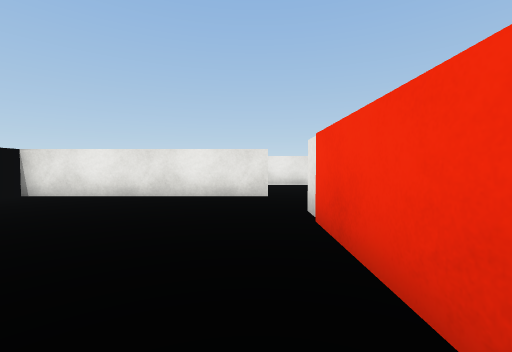
[1] (above)

16 first-person views from a walk through a scene from a Unity 3-D project. The camera is 0.62 m above the floor, tilts 2° down and sees 90° across. The floor is counted in squares, 1 m on a side. Each view is taken from the middle of a square. On the plan, view 1 faces up. The plan holds only what a view shows up to about 9 squares ahead; the rest is blank. Surface patterns are stand-ins for the level's own textures.

[2]
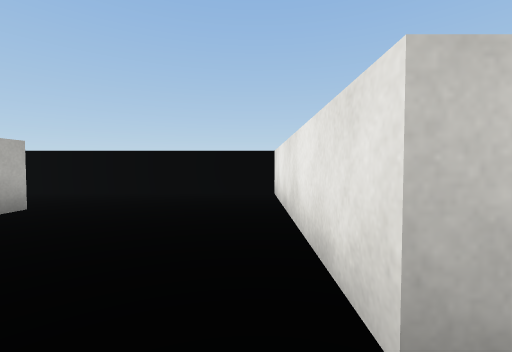

[3]
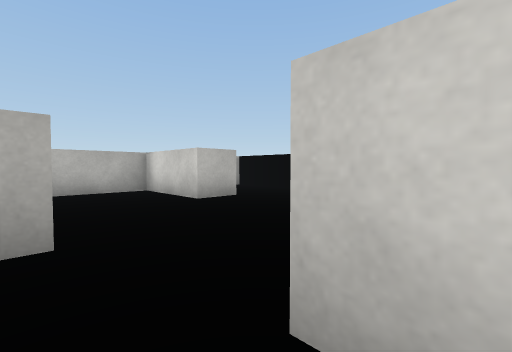

[4]
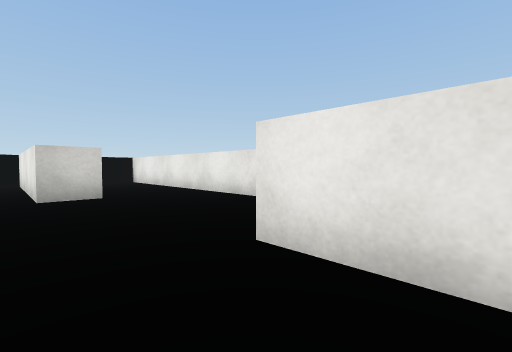

[5]
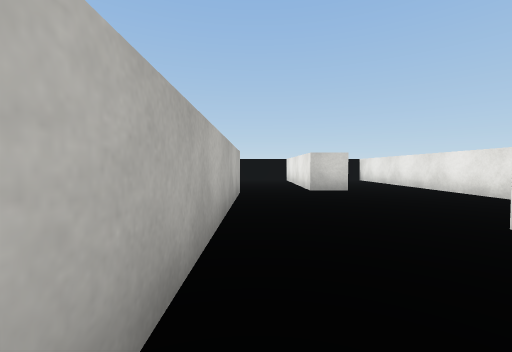

[6]
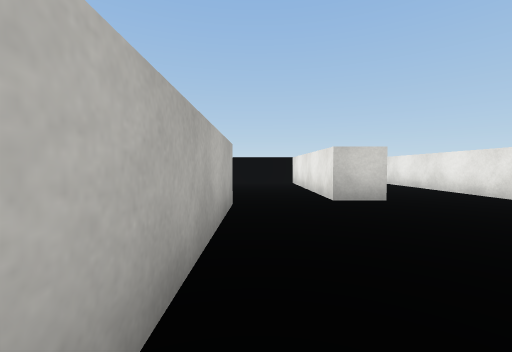

[7]
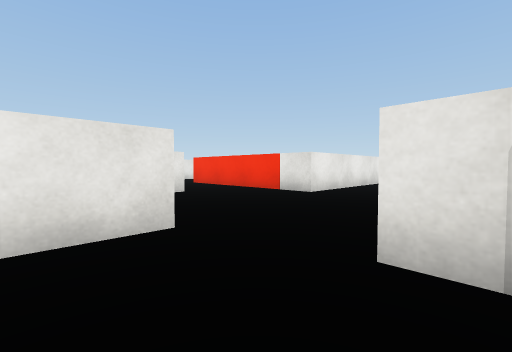

[8]
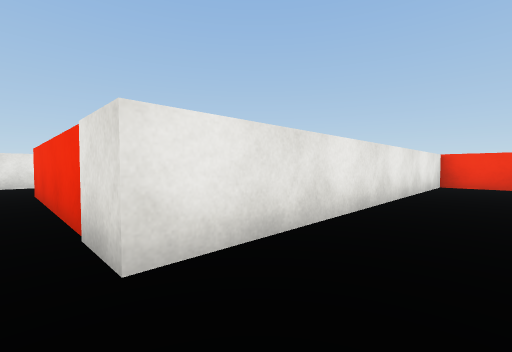

[9]
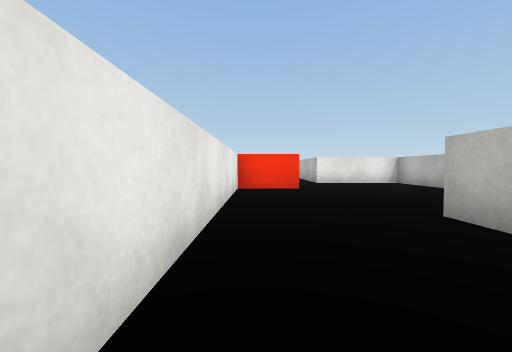

[10]
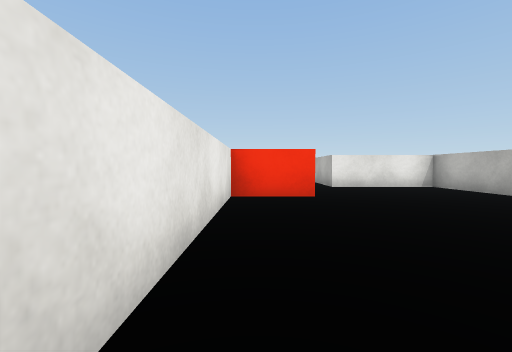

[11]
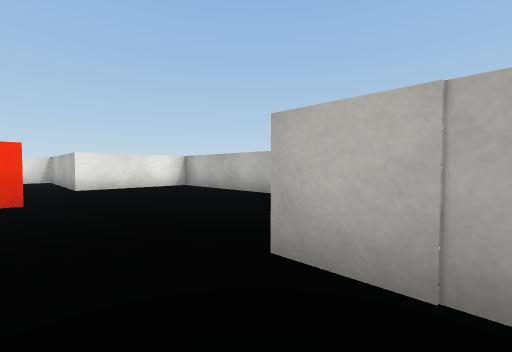

[12]
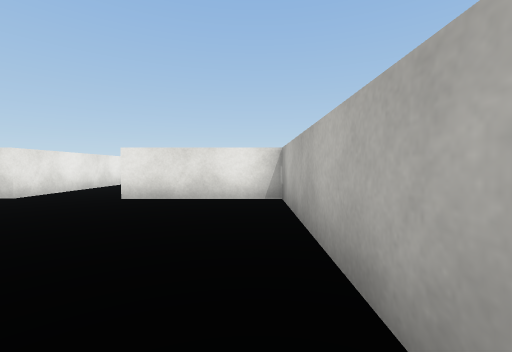

[13]
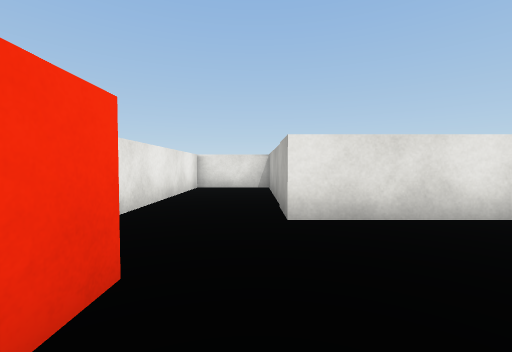

[14]
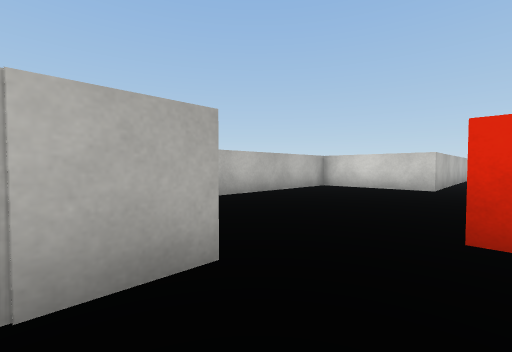

[15]
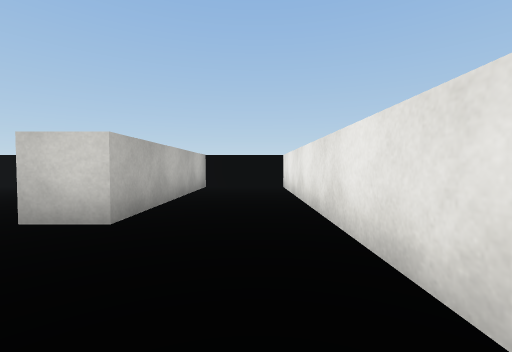

[16]
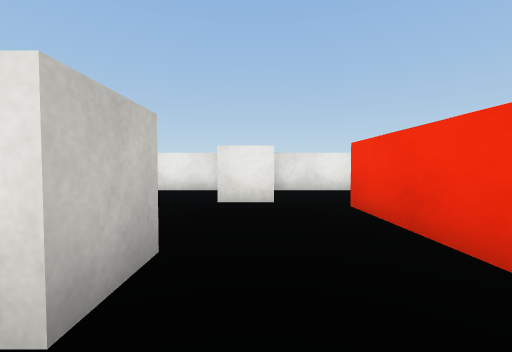

### Floor plan
Points are (right, up) in squares from view 1. A wall is a line through its corners. A room is listed if a view was taken in it or the views show most of it. See-through windows are left out.
Room 1 (views 1, 7)
walls: (-2.8, 1.7) (-1.7, 1.7) (-1.7, -0.8) (0.2, -0.8); (0.3, 5.4) (-5, 5.4) (-5, -0.8); (0.7, 0.6) (0.7, 3.6)
ways out: opening at (0.5, 4.5) to room 2
Room 2 (views 2, 3, 4, 5, 6, 8, 9, 10, 11, 12, 13, 14, 15, 16)
walls: (14.5, 4.8) (13.4, 4.8) (13.4, 6.5) (4.5, 6.5) (4.5, 10.4); (0.7, 3.6) (9.2, 3.6) (9.2, 0.5) (16, 0.5) (16, 3.6) (20.7, 3.6) (20.7, 5.8) (16, 5.8); (2.3, 9.9) (2.3, 8.9) (-5, 8.9) (-5, 6.4) (0.3, 6.4) (0.3, 5.4)
ways out: opening at (0.5, 4.5) to room 1; opening at (3.5, 9.5)

Positions as (right, up) in squares from view 1, and headings:
1: (0, 0), facing up
2: (1, 5), facing left
3: (1, 6), facing down-left
4: (6, 5), facing up-left
5: (7, 4), facing left
6: (5, 4), facing left
7: (-1, 3), facing up-right
8: (4, 5), facing up-right
9: (6, 6), facing right
10: (8, 6), facing right
11: (8, 5), facing down-right
12: (11, 1), facing right
13: (13, 4), facing right
14: (17, 5), facing down-left
15: (3, 8), facing left
16: (3, 8), facing up
